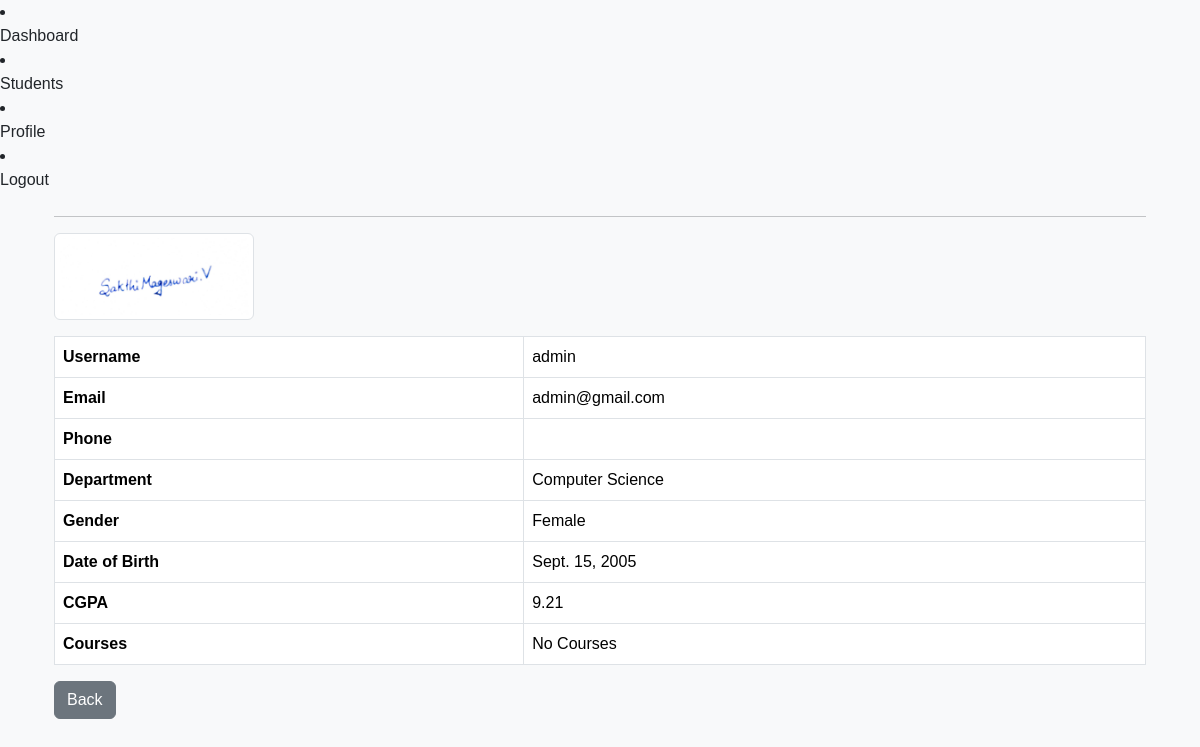
Page /students/students/2/ (signed in) on the committed database.
### students/models.py (models this page shows, shortened)
class Student(models.Model):
    GENDER_CHOICES = (
        ('Male', 'Male'),
        ('Female', 'Female'),
        ('Other', 'Other')
    )
    user = models.OneToOneField(settings.AUTH_USER_MODEL, on_delete=models.CASCADE, related_name="student_profile")
    dob = models.DateField()
    gender = models.CharField(max_length=10, choices=GENDER_CHOICES, default='Male')
    cgpa = models.DecimalField(max_digits=3, decimal_places=2)
    photo = models.ImageField(upload_to='students/', null=True, blank=True)
    department = models.ForeignKey(Department, on_delete=models.CASCADE, related_name='students')
    courses = models.ManyToManyField(Course, blank=True)
    created_at = models.DateTimeField(auto_now_add=True)
    updated_at = models.DateTimeField(auto_now=True)

class Department(models.Model):
    name = models.CharField(max_length=100)
    building = models.CharField(max_length=100)

### accounts/models.py (models this page shows, shortened)
class CustomUser(AbstractUser):
    ROLE_CHOICES=(
        ('ADMIN','Admin'),
        ('STUDENT','Student'),
        ('TEACHER','Teacher')
    )
    phone=models.CharField(max_length=20,blank=True)
    profile_picture=models.ImageField(upload_to='profile_pictures',blank=True,null=True)
    role=models.CharField(max_length=20,choices=ROLE_CHOICES,default='STUDENT')

### students/views.py (the view)
class StudentDetailView(LoginRequiredMixin, DetailView):
    model = Student
    template_name = "students/student_detail.html"
    context_object_name = "student"

### templates/students/student_detail.html (shortened to what this page needs)
{% extends "base.html" %}
{% block content %}
<div class="container mt-4">
    <hr>
    {% if student.photo %}
        <img src="{{ student.photo.url }}"
             width="200"
             class="img-thumbnail mb-3">
    {% endif %}
    <table class="table table-bordered">
        <tr>
            <th>Username</th>
            <td>{{ student.user.username }}</td>
        </tr>
        <tr>
            <th>Email</th>
            <td>{{ student.user.email }}</td>
        </tr>
        <tr>
            <th>Phone</th>
            <td>{{ student.user.phone }}</td>
        </tr>
        <tr>
            <th>Department</th>
            <td>{{ student.department.name }}</td>
        </tr>
        <tr>
            <th>Gender</th>
            <td>{{ student.gender }}</td>
        </tr>
        <tr>
            <th>Date of Birth</th>
            <td>{{ student.dob }}</td>
        </tr>
        <tr>
            <th>CGPA</th>
            <td>{{ student.cgpa }}</td>
        </tr>
        <tr>
            <th>Courses</th>
            <td>
                {% for course in student.courses.all %}
                    <span class="badge bg-success">
                        {{ course.name }}
                    </span>
                {% empty %}
                    No Courses
                {% endfor %}
            </td>
        </tr>
    </table>
    <a href="{% url 'student_list' %}" class="btn btn-secondary">
        Back
    </a>
</div>
{% endblock %}

### static/css/style.css (style rules this page uses)
body { background-color: #f8f9fa; font-family: Arial, sans-serif; }
table { background: #f8f9fa; }

### rows in the picture
Student: photo (picture), user.username "admin", user.email "admin@gmail.com", department.name "Computer Science", gender "Female", dob "Sept. 15, 2005", cgpa "9.21"
